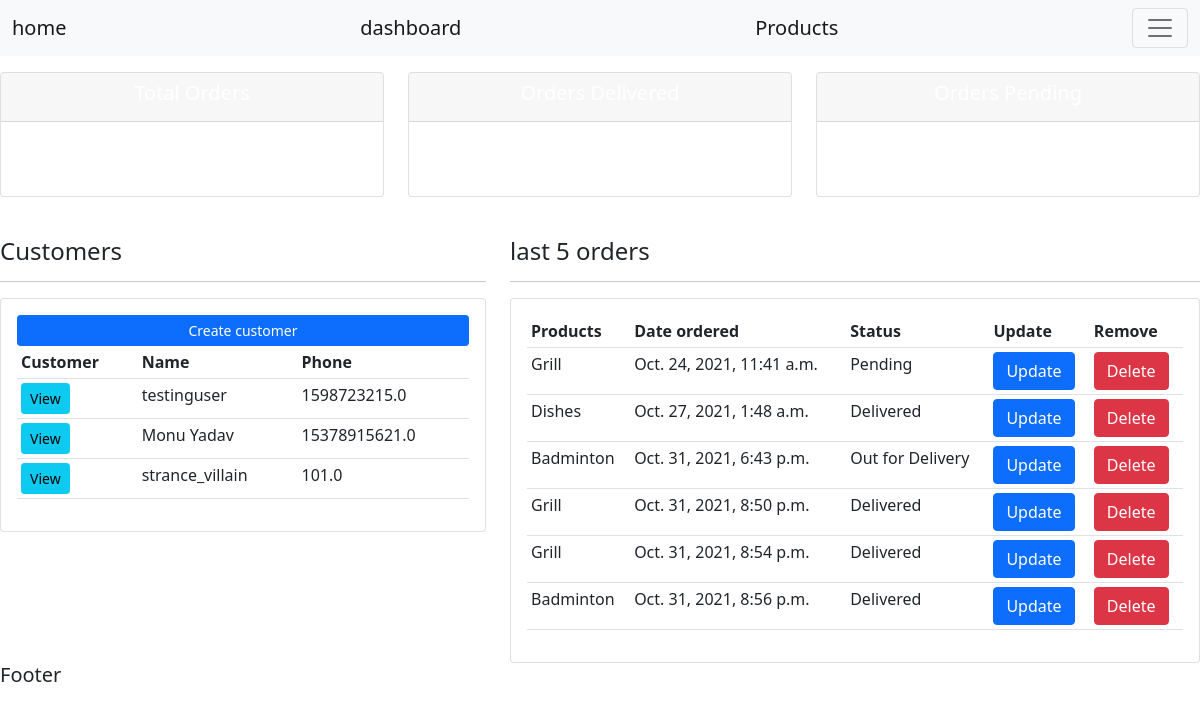
The app's page /, older data.
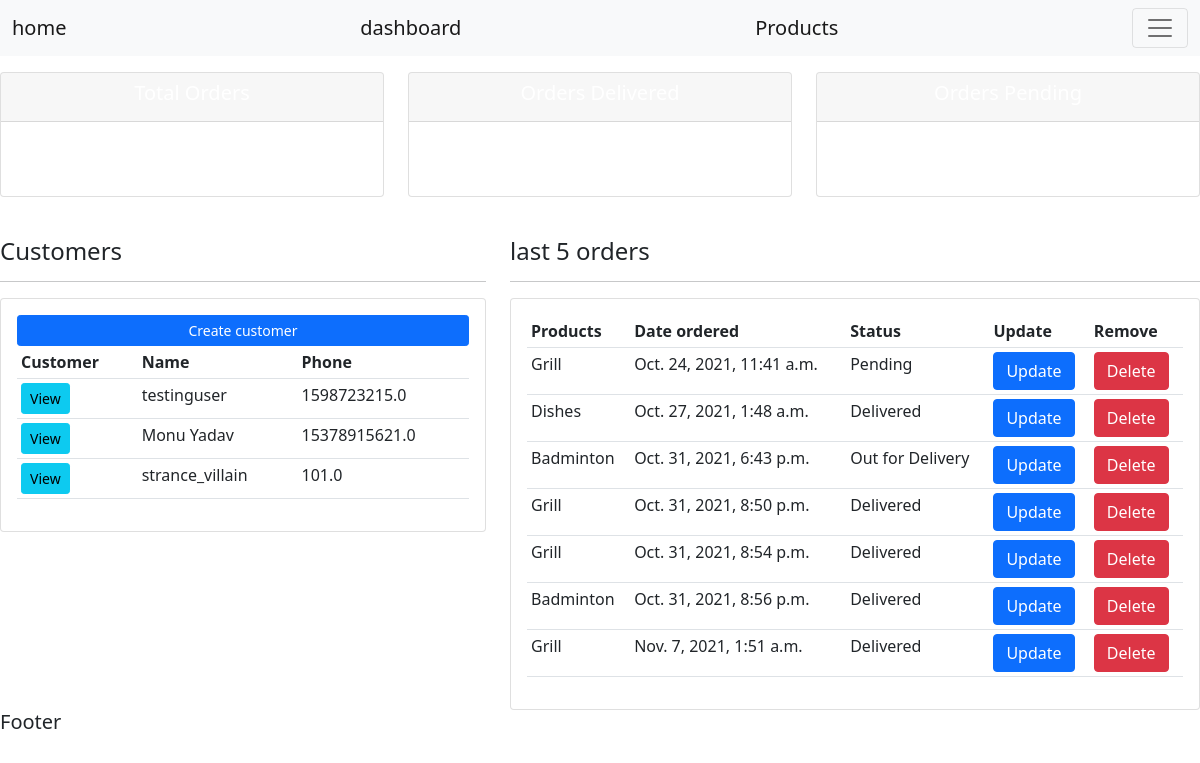
The same page, newer data.
### accounts/models.py (models this page shows, shortened)
class Customer(models.Model):
    name = models.CharField(max_length=300, null=True)
    email = models.EmailField(null=True, blank=True)
    phone = models.FloatField(null=True, blank=True)
    date_created = models.DateTimeField(auto_now_add=True)

class Order(models.Model):
    STATUS = (
        ('Pending', 'Pending'),
        ('Out for Delivery', 'Out for Delivery'),
        ('Delivered', 'Delivered'),
        )
    customer = models.ForeignKey(Customer, null=True, on_delete=models.SET_NULL)
    product = models.ForeignKey(Product, null=True, on_delete=models.SET_NULL)
    date_created = models.DateTimeField(auto_now_add=True)
    status = models.CharField(max_length=200, null=True , choices=STATUS)
    note = models.CharField(max_length=200, null=True )

class Product(models.Model):
    CATEGORY =(
                ('Indoor', 'Indoor'),
                ('Out Door', 'Outdoor'),
                )
    name = models.CharField(max_length=200, null=True)
    price = models.FloatField(null=True)
    category = models.CharField(max_length=200, null=True,  choices=CATEGORY)
    description = models.CharField(max_length=200, null=True, blank=True)
    date_created = models.DateTimeField(auto_now_add=True)
    tags = models.ManyToManyField(Tag)
    def __str__(self):
        return self.name

### accounts/views.py (the view)
# urls.py: path('', accounts.views.home, name="home"),
def home(request):
    orders = Order.objects.all()
    customers = Customer.objects.all()
    total_orders = orders.count()
    delivered = orders.filter(status='Delivered').count()
    pending = orders.filter(status='Pending').count()
    context = {'orders': orders,'customers': customers,
               'total_orders': total_orders, 'delivered': delivered,
               'pending': pending}
    return render(request, 'accounts/dashboard.html', context)

### accounts/templates/accounts/dashboard.html (shortened to what this page needs)
{% extends 'accounts/base.html' %}
{% block content %}
{% include 'accounts/status.html' %}
<br>
<div class="row">
    <div class="col-md-5">
        <h4>Customers</h4>
        <hr>
        <div class="card card-body">
            <a class="btn btn-primary btn-sm btn-block" href=""> Create customer</a>
            <table class="table table-sm">
                <tr>
                    <th>Customer</th>
                    <th>Name</th>
                    <th>Phone</th>
                </tr>
                {% for i in customers %}
                        <tr>
                            <td> <a class="btn btn-sm btn-info" href="{% url 'customer' i.id %}">View</a> </td>
                            <td> {{i.name}} </td>
                            <td> {{i.phone}} </td>
                        </tr>
                {% endfor %}
            </table>
        </div>
    </div>
    <div class="col-md-7">
        <h4>last 5 orders</h4>
        <hr>
        <div class="card card-body">
            <table class="table table-sm">
                <tr>
                    <th>Products</th>
                    <th>Date ordered</th>
                    <th>Status</th>
                    <th>Update</th>
                    <th>Remove</th>
                </tr>
                {% for i in orders %}
                        <tr>
                            <td> {{i.product}} </td>
                            <td> {{i.date_created}} </td>
                            <td> {{i.status}} </td>
                            <td> <a class="btn btn-primary" href="{% url 'update_order' i.id %}">Update</a> </td>
                            <td> <a class="btn btn-danger" href="{% url 'delete_order' i.id %}">Delete</a> </td>
                        </tr>
                {% endfor %}
            </table>
        </div>
    </div>
</div>
{% endblock content %}

Row changes from the older to the newer data that the page shows:
added Order: product "Grill", date_created "Nov. 7, 2021, 1:51 a.m.", status "Delivered"
